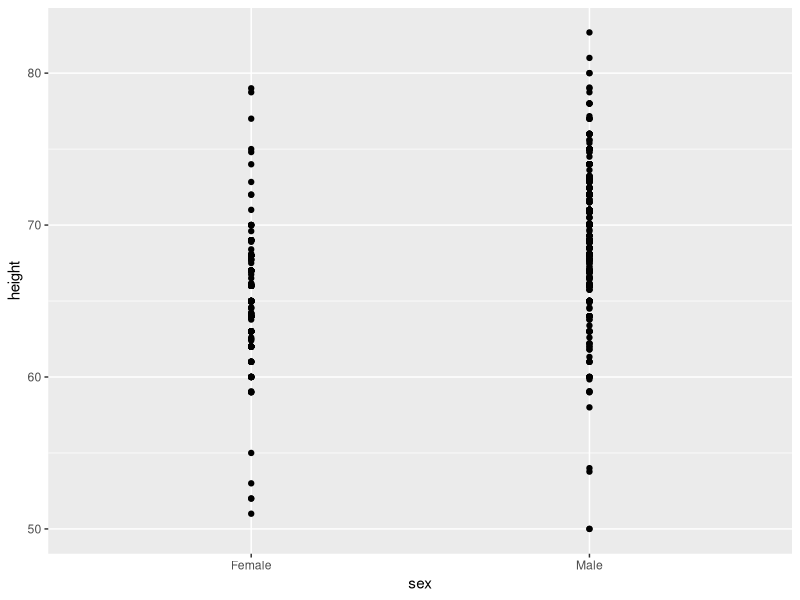
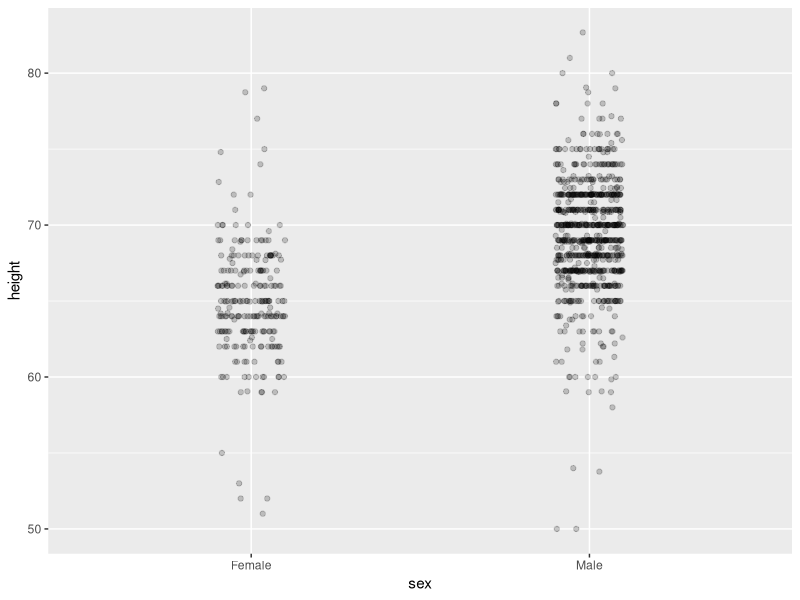

Here is the R script that generated these plots, in order:
library(dslabs)
library(ggplot2)
library(dplyr)
data(heights)
# dot plot showing the data
heights %>% ggplot(aes(sex, height)) + geom_point()
# Note there are lot of point that overlap and viewer cannnot see that there more than 200 pts for female and more than 
# 700 pts for males
# To improve this we add jitter in so that points get horizontalluy spaced which will help know how much similar values exists
# And adding alpha blending will show points as transparent and dark based on how crowded they are
# jittered, alpha blended point plot
heights %>% ggplot(aes(sex, height)) + geom_jitter(width = 0.1, alpha = 0.2)
